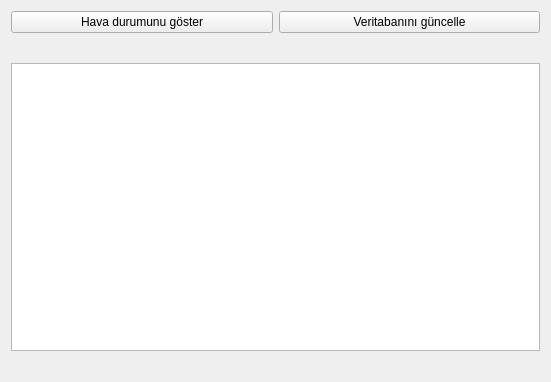
<?xml version="1.0" encoding="UTF-8"?>
<ui version="4.0">
 <class>MainWindow</class>
 <widget class="QMainWindow" name="MainWindow">
  <property name="geometry">
   <rect>
    <x>0</x>
    <y>0</y>
    <width>551</width>
    <height>382</height>
   </rect>
  </property>
  <property name="windowTitle">
   <string>MainWindow</string>
  </property>
  <widget class="QWidget" name="centralWidget">
   <layout class="QGridLayout" name="gridLayout">
    <item row="0" column="1">
     <widget class="QPushButton" name="btn_guncelle">
      <property name="text">
       <string>Veritabanını güncelle</string>
      </property>
     </widget>
    </item>
    <item row="2" column="0" colspan="2">
     <widget class="QTableView" name="tableView"/>
    </item>
    <item row="0" column="0">
     <widget class="QPushButton" name="btn_goster">
      <property name="text">
       <string>Hava durumunu göster</string>
      </property>
     </widget>
    </item>
    <item row="1" column="0" colspan="2">
     <widget class="QLabel" name="label_bilgi">
      <property name="font">
       <font>
        <pointsize>12</pointsize>
        <weight>75</weight>
        <bold>true</bold>
       </font>
      </property>
      <property name="styleSheet">
       <string notr="true"/>
      </property>
      <property name="text">
       <string/>
      </property>
     </widget>
    </item>
    <item row="3" column="0">
     <widget class="QLabel" name="label_resim">
      <property name="text">
       <string/>
      </property>
     </widget>
    </item>
   </layout>
  </widget>
 </widget>
 <layoutdefault spacing="6" margin="11"/>
 <resources/>
 <connections/>
</ui>
